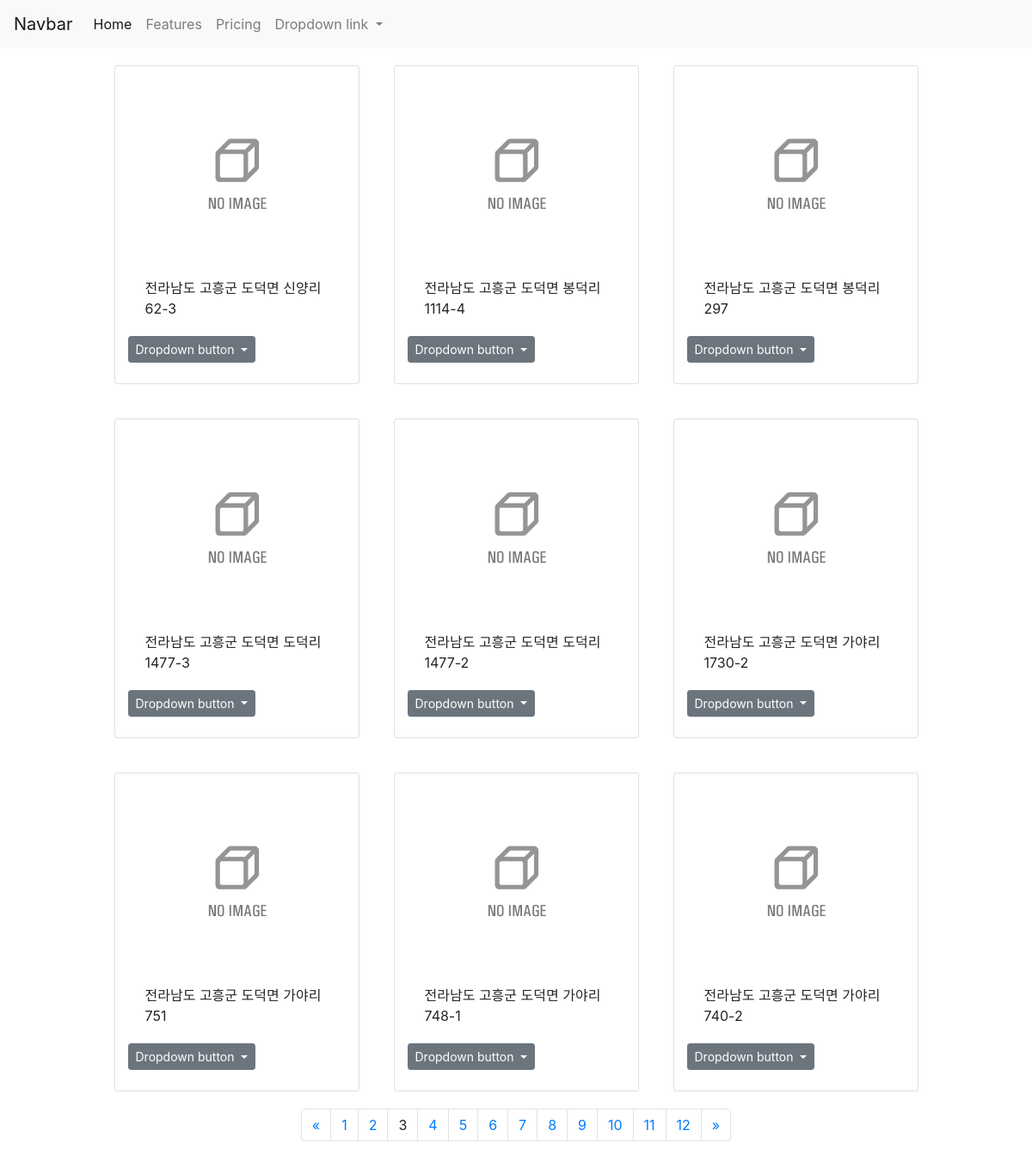
Page /posts/list/?page=3 on the committed database.
### posts/models.py (models this page shows)
class Village(models.Model):
    SIDO_NM = models.CharField(max_length=15, blank=True)
    SIGUN_NM = models.CharField(max_length=10, blank=True)
    ADDR = models.CharField(max_length=100, blank=True)
    LOT_AREA = models.CharField(max_length=100, blank=True)
    BUILDING_AREA = models.CharField(max_length=100, blank=True)
    OWNER_NM = models.CharField(max_length=10, blank=True)
    OWNER_CONTACT = models.CharField(max_length=100, blank=True)
    BIGO = models.CharField(max_length=100, blank=True)
    FILE_PATH1 = models.CharField(max_length=100, blank=True)
    FILE_PATH2 = models.CharField(max_length=100, blank=True)
    FILE_PATH3 = models.CharField(max_length=100, blank=True)
    REG_DT = models.CharField(max_length=20, blank=True)
    DEAL_TYPE = models.CharField(max_length=50, blank=True)
    RETURN_PEOPLE = models.IntegerField(default='0')

### posts/views.py (the view)
# urls.py: path('list/', views.list, name="list"),
def list(request):
    emptyhouses = Village.objects.all()
    paginator = Paginator(emptyhouses, 9)
    page = request.GET.get('page',1)
    contacts = paginator.get_page(page)
    try:
        emptyhouse = paginator.page(page)
    except PageNotAnInteger:
        emptyhouse = paginator.page(1)
    except EmptyPage:
        emptyhouse = paginator.page(paginator.num_pages)
    return render(request, 'posts/list.html',{"emptyhouses":emptyhouses, "emptyhouse":emptyhouse})

### posts/templates/posts/list.html (shortened to what this page needs)
{% extends 'posts/base.html' %}
{% load static %}
{% block bb %}
<div class="container">
  <div class="row justify-content-center">
    {% for empty in emptyhouse%}
    <div class="card col-3" style="width: 18rem; margin:20px">
      <br>
      {% if empty.FILE_PATH2 %}
      <img src="{{empty.FILE_PATH1}}" class="card-img-top" alt="..." data-toggle="modal" data-target="#asd-{{empty.id}}">
      {% else %}
      <img src="{% static 'img/no.gif' %}" class="card-img-top" alt="..." data-toggle="modal" data-target="#asd-{{empty.id}}">
      {% endif %}
      <div class="card-body">
        <p class="card-text">{{empty.ADDR}}</p>
      </div>
      <div class="dropdown">
        <button class="btn btn-secondary btn-sm dropdown-toggle" type="button" id="dropdownMenuButton" data-toggle="dropdown" aria-haspopup="true" aria-expanded="false">
          Dropdown button
        </button>
      </div>
      <br>
    </div>
    {% endfor %}
  </div>
</div>
<div class="container">
  <div class="row justify-content-center">
    <nav aria-label="Page navigation">
    {% if emptyhouse.has_other_pages %}
      <ul class="pagination">
        {% if emptyhouse.has_previous %}
        <li class="page-item">
          <a class="page-link" href="?page={{ emptyhouse.previous_page_number }}">&laquo;</a>
        </li>
        {% else %}
        <li class="page-item">
          <a class="page-link"> <span>&laquo;</span> </a>
        </li>
        {% endif %}
        {% for i in emptyhouse.paginator.page_range %}
          {% if emptyhouse.number == i %}
            <li class="page-item">
              <a class="page-link"> <span>{{ i }} <span class="sr-only">(current)</span></span> </a>
            </li>
          {% else %}
            <li class="page-item">
              <a class="page-link" href="?page={{ i }}">{{ i }}</a>
            </li>
          {% endif %}
        {% endfor %}
        {% if emptyhouse.has_next %}
          <li class="page-item">
            <a class="page-link" href="?page={{ emptyhouse.next_page_number }}">&raquo;</a>
          </li>
        {% else %}
          <li class="page-item">
            <a class="page-link"> <span>&raquo;</span> </a>
          </li>
        {% endif %}
      </ul>
    {% endif %}
    </nav>
  </div>
</div>
{% endblock %}

### rows in the picture
Village: ADDR "전라남도 고흥군 도덕면 신양리 62-3"
Village: ADDR "전라남도 고흥군 도덕면 봉덕리 1114-4"
Village: ADDR "전라남도 고흥군 도덕면 봉덕리 297"
Village: ADDR "전라남도 고흥군 도덕면 도덕리 1477-3"
Village: ADDR "전라남도 고흥군 도덕면 도덕리 1477-2"
Village: ADDR "전라남도 고흥군 도덕면 가야리 1730-2"
Village: ADDR "전라남도 고흥군 도덕면 가야리 751"
Village: ADDR "전라남도 고흥군 도덕면 가야리 748-1"
Village: ADDR "전라남도 고흥군 도덕면 가야리 740-2"

### other values in the picture
{{ i }} "1" "2" "4" "5" "6" "7" "8" "9" "10" "11" "12"
{{ i }} "3"
